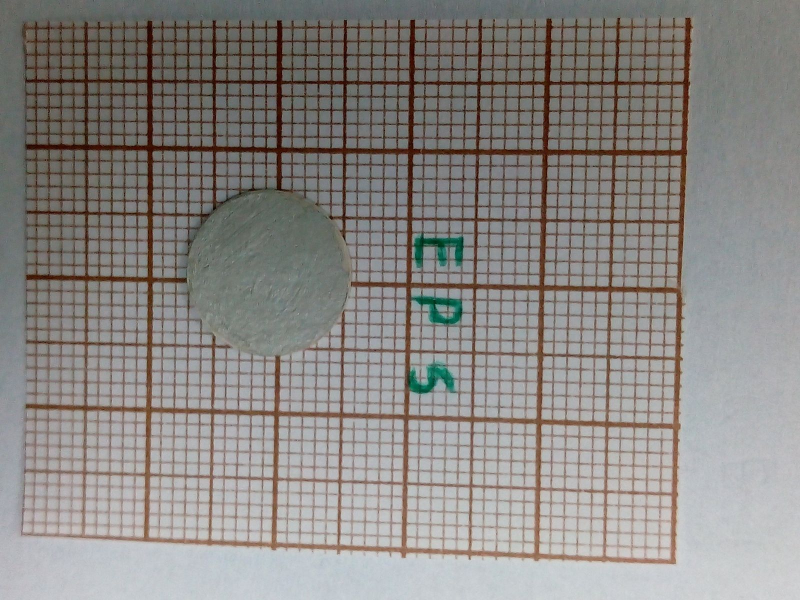
#> input picture cnn/127.318 mm2.jpeg, 1600 x 1200 px (shown at 1/2 size)
$ python -i preprocess.py   (imports and definitions only)
#> lines starting #> are read from the running program, lines starting #| are printed output that depends on the picture
import numpy as np
from scipy.signal import find_peaks
from skimage.color import rgb2gray
from skimage.filters import farid_v, farid_h
from skimage.transform import rotate, hough_line, hough_line_peaks
from skimage.feature import canny

def norm(arr, vmin=0, vmax=1):
    return vmin + (arr - arr.min())*(vmax - vmin)/(arr.max() - arr.min())

def rotation_augmentation(image):
    yflip = image[::-1]
    xflip = image[:, ::-1]
    aug = []
    for angle in np.arange(0, 360, 90):
        aug.append(rotate(yflip, angle))
        aug.append(rotate(xflip, angle))
    return aug

def align(image):
    '''
    Alinhar imagem pela transformação de Hough.
    '''
    return rotate(image, find_slope(image), mode='reflect')

def find_slope(image:np.ndarray, n_angles=500):
    '''
    Encontrar inclinação da imagem utilizando transformação de Hough.

    Args
        image: imagem no formado de um array bidimensional (em escalas de cinza).

    Return
        angle: inclinação da imagem (em graus).
    '''
    _, angles, _ = hough_line_peaks(*hough_line(
        canny(image), # bordas da imagem
        np.linspace(-np.pi/2, np.pi/2, n_angles) # angulos
    ))
    slopes = np.degrees(angles) + 90 # inclinação em relação ao eixo x
    return mode(slopes)[0][0] # angulo com maior ocorrência

def find_scale(img):
    freq = np.fft.fftfreq(len(img), 1)
    loc = (freq > 0)
    auto_fft = lambda x: norm(np.abs(np.fft.fft(autocorr(x, 'same')))[loc])
    far = np.concatenate([farid_v(img), farid_h(img).T])
    Y = np.apply_along_axis(auto_fft, 0, far.T).mean(axis=1)
    P = find_peaks(Y, height=0.5)[0]
    return freq[loc][P].min()

>>> import cv2
>>> picture = cv2.imread('127.318 mm2.jpeg', cv2.IMREAD_GRAYSCALE)
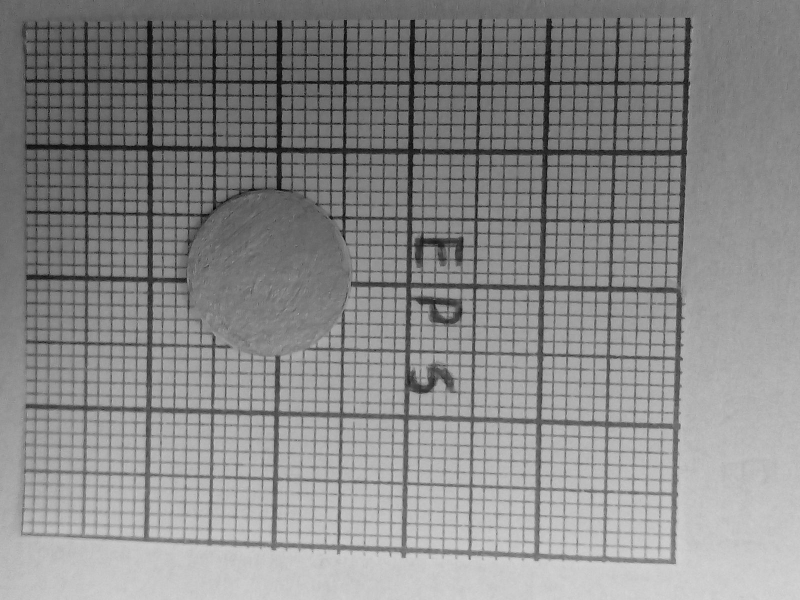
#> picture: shape (1200, 1600) (shown at 1/2 size); min 0, max 215, mean 135.8
>>> result = align(picture)
#> in find_slope, `_, angles, _ = hough_line_peaks(*hough_line( canny(image),`: angles = 71 values, max 1.57 at index 0, min -1.56 at index 8, mean -0.688
#> in find_slope, `slopes = np.degrees(angles) + 90`: slopes = 71 values, max 180 at index 0, min 0.361 at index 8, mean 50.56
#> (the run stopped early here; a loop or call above may not have finished)

$ run again, on cnn/44.502  mm2_IA_253.jpg
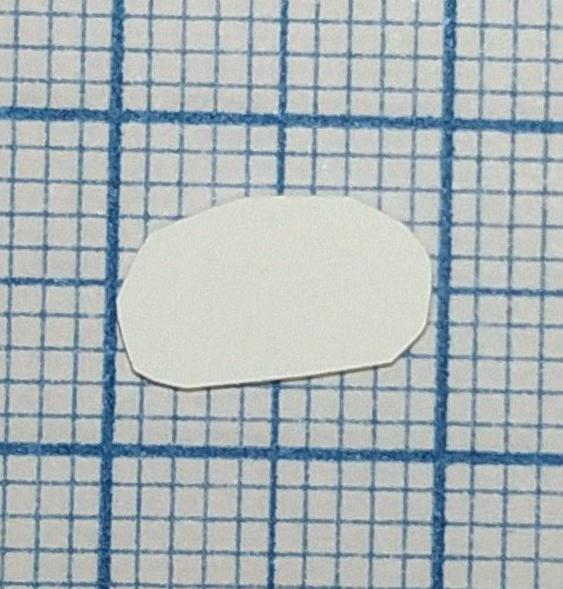
#> input picture cnn/44.502  mm2_IA_253.jpg, 563 x 589 px
#> `picture = cv2.imread('127.318 mm2.jpeg', cv2.IMREAD_GRAYSCALE)`:
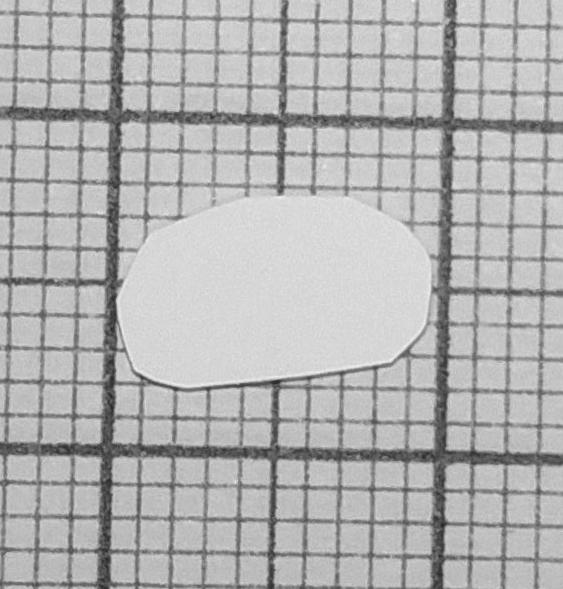
#> picture: shape (589, 563); min 34, max 242, mean 178.3
#> angles = 31 values, max 0.0346 at index 28, min -1.56 at index 27, mean -0.737
#> slopes = 31 values, max 91.98 at index 28, min 0.721 at index 27, mean 47.79
